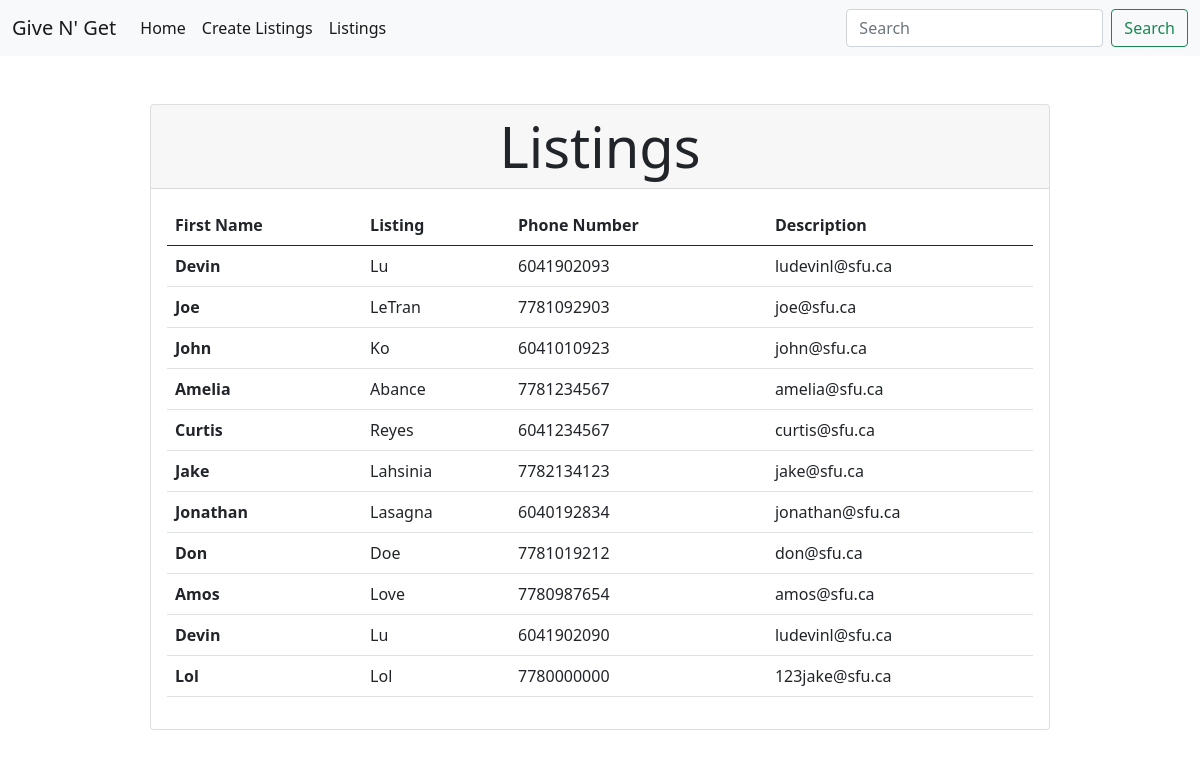
Before: /tabular_listings with the older database file.
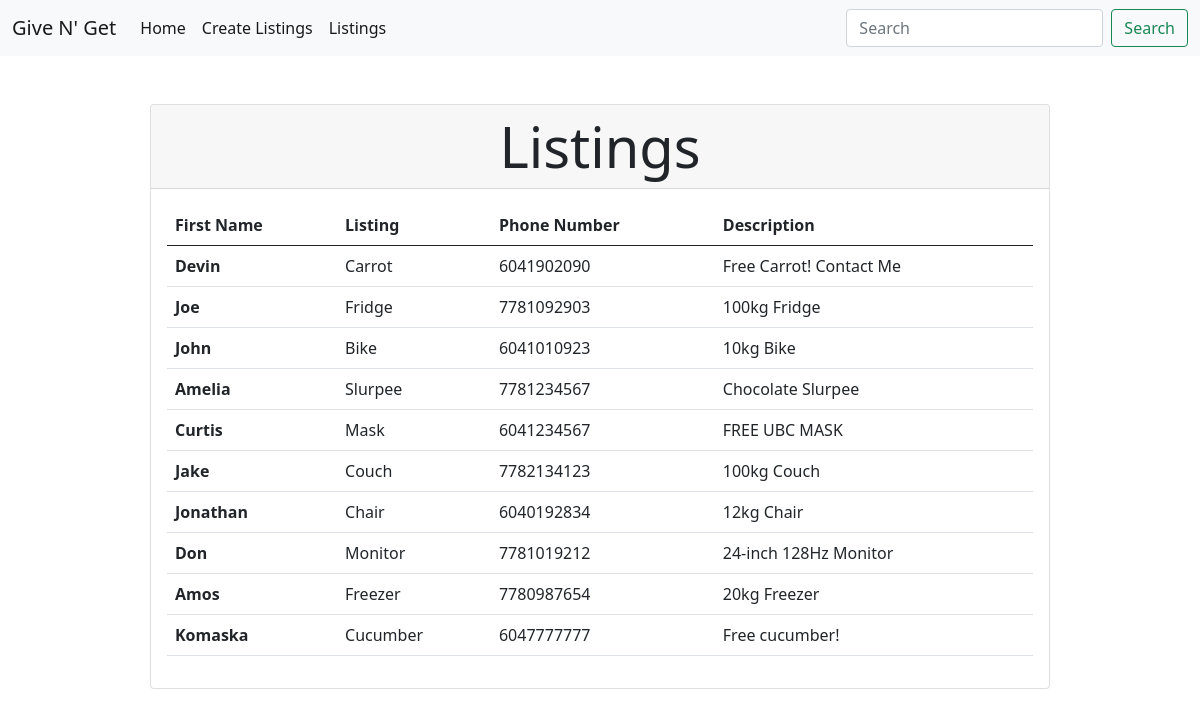
After: the same page with the newer database file.
### website/models.py (models this page shows, shortened)
class User(db.Model):
	phone_number = db.Column(db.String(10), primary_key=True)
	first_name = db.Column(db.String(26), nullable=False)
	last_name = db.Column(db.String(26), nullable=False)
	email = db.Column(db.String(320), nullable=False)

### website/views.py (the view)
@views.route("/tabular_listings")
def listings():
    users = User.query.all()
    context = {
        "users": users
    }
    return render_template("/table.html", context=context)

### website/templates/table.html
{% extends "base.html" %}
{% block content %}
    <div class="card mx-auto w-75 my-5">
            <h1 class="card-header card-title text-center display-4">Listings</h1>
            <div class="card-body">
                <table class="table table-hover table-responsive">
                <thead>
                    <tr>
                    <th scope="col">First Name</th>
                    <th scope="col">Listing</th>
                    <th scope="col">Phone Number</th>
                    <th scope="col">Description</th>
                    </tr>
                </thead>
                <tbody>
                    {% for user in context.users %}
                        <tr>
                            <th scope="row">{{user.first_name}}</th>
                            <td>{{user.last_name}}</td>
                            <td>{{user.phone_number}}</td>
                            <td>{{user.email}}</td>
                        </tr>
                    {% endfor %}
                </tbody>
                </table>
            </div>
        </div>
{% endblock %}

### website/templates/base.html (shortened to what this page needs)
<!doctype html>
<html>
    <head>
        {% block head %}
        <link rel="stylesheet" href="{{ url_for('static',filename='styles/bootstrap.min.css') }}">
        <link rel= "stylesheet" type= "text/css" href= "{{ url_for('static',filename='styles/base.css') }}">
        {% endblock %}
    </head>
    <body>
        <nav class="navbar navbar-expand-lg navbar-light bg-light">
        <div class="container-fluid">
            <a class="navbar-brand" href="#">Give N' Get</a>
            <div class="collapse navbar-collapse" id="navbarSupportedContent">
            <ul class="navbar-nav me-auto mb-2 mb-lg-0">
                <li class="nav-item">
                    <a class="nav-link active" aria-current="page" href="/">Home</a>
                </li>
                <li class="nav-item">
                    <a class="nav-link active" href="/create_listing">Create Listings</a>
                </li>
                <li class="nav-item">
                    <a class="nav-link active" href="/tabular_listings">Listings</a>
                </li>
            </ul>
            <form class="d-flex">
                <input class="form-control me-2" type="search" placeholder="Search" aria-label="Search">
                <button class="btn btn-outline-success" type="submit">Search</button>
            </form>
            </div>
        </div>
        </nav>
        {% block content %}
        {% endblock %}
    </body>
</html>

Changed rows visible on the page:
removed User: first_name "Devin", last_name "Lu", phone_number "6041902093", email "ludevinl@sfu.ca"
removed User: first_name "Lol", last_name "Lol", phone_number "7780000000", email "123jake@sfu.ca"
changed User "Devin": last_name "Lu" → "Carrot"; email "ludevinl@sfu.ca" → "Free Carrot! Contact Me"; moves up the list
changed User "Joe": last_name "LeTran" → "Fridge"; email "joe@sfu.ca" → "100kg Fridge"
changed User "John": last_name "Ko" → "Bike"; email "john@sfu.ca" → "10kg Bike"
changed User "Amelia": last_name "Abance" → "Slurpee"; email "amelia@sfu.ca" → "Chocolate Slurpee"
changed User "Curtis": last_name "Reyes" → "Mask"; email "curtis@sfu.ca" → "FREE UBC MASK"
changed User "Jake": last_name "Lahsinia" → "Couch"; email "jake@sfu.ca" → "100kg Couch"
changed User "Jonathan": last_name "Lasagna" → "Chair"; email "jonathan@sfu.ca" → "12kg Chair"
changed User "Don": last_name "Doe" → "Monitor"; email "don@sfu.ca" → "24-inch 128Hz Monitor"
changed User "Amos": last_name "Love" → "Freezer"; email "amos@sfu.ca" → "20kg Freezer"
added User: first_name "Komaska", last_name "Cucumber", phone_number "6047777777", email "Free cucumber!"
